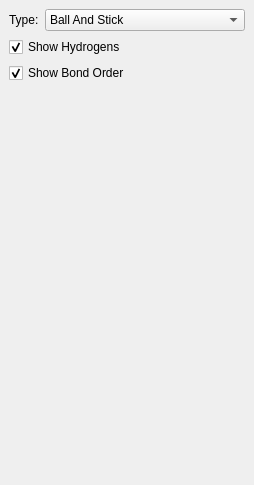
<?xml version="1.0" encoding="UTF-8"?>
<ui version="4.0">
 <class>DisplaySettingsDock</class>
 <widget class="QDockWidget" name="DisplaySettingsDock">
  <property name="geometry">
   <rect>
    <x>0</x>
    <y>0</y>
    <width>254</width>
    <height>485</height>
   </rect>
  </property>
  <property name="windowTitle">
   <string>Display Settings</string>
  </property>
  <widget class="QWidget" name="dockWidgetContents">
   <layout class="QFormLayout" name="formLayout">
    <item row="0" column="0">
     <widget class="QLabel" name="moleculeTypeLabel">
      <property name="text">
       <string>Type:</string>
      </property>
     </widget>
    </item>
    <item row="0" column="1">
     <widget class="QComboBox" name="moleculeTypeComboBox">
      <item>
       <property name="text">
        <string>Ball And Stick</string>
       </property>
      </item>
      <item>
       <property name="text">
        <string>Stick</string>
       </property>
      </item>
      <item>
       <property name="text">
        <string>Space Filling</string>
       </property>
      </item>
     </widget>
    </item>
    <item row="1" column="0" colspan="2">
     <widget class="QCheckBox" name="showHydrogensCheckBox">
      <property name="text">
       <string>Show Hydrogens</string>
      </property>
      <property name="checked">
       <bool>true</bool>
      </property>
     </widget>
    </item>
    <item row="2" column="0" colspan="2">
     <widget class="QCheckBox" name="showBondOrderCheckBox">
      <property name="text">
       <string>Show Bond Order</string>
      </property>
      <property name="checked">
       <bool>true</bool>
      </property>
     </widget>
    </item>
   </layout>
  </widget>
 </widget>
 <resources/>
 <connections/>
</ui>
